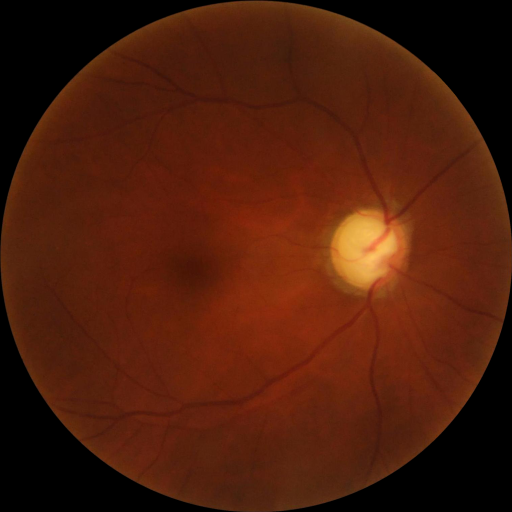
#> input picture assignment/assignment/add_dataset/test/01.png, 512 x 512 px
$ python -i imageSegment.py   (imports and definitions only)   (older library calls are emulated)
#> lines starting #> are read from the running program, lines starting #| are printed output that depends on the picture; after the words box and inside, x2 and y2 are one past the last pixel; in counts of white or black regions, pixels touching at a corner belong together
#> further down, picture is the input picture: shape (512, 512, 3); mean B, G, R 11, 29.5, 77.8
# -*- coding: utf-8 -*-
"""
imageSegment.py

YOUR WORKING FUNCTION

"""
import cv2
import numpy as np
import matplotlib.pyplot as plt
import time


input_dir = 'dataset/test'
output_dir = 'dataset/output'
gt_dir = 'dataset/groundtruth'

# you are allowed to import other Python packages above
##########################

# [4 lines left out: function apply_CLAHE, not called in this run]

def gaussian_blur(img, kernel_size, sigma):
    # Apply Gaussian smoothing
    return cv2.GaussianBlur(img, kernel_size, sigma)

# [94 lines left out: functions compute_gradients, non_maximum_suppression, double_threshold, hysteresis, remove_fundus_outline, sharpening_img, not called in this run]


def segmentImage(img):
    # Inputs
    # img: Input image, a 3D numpy array of row*col*3 in BGR format
    #
    # Output
    # outImg: segmentation image
    #
    #########################################################################
    # ADD YOUR CODE BELOW THIS LINE

    def remove_circle (img) :

        greyScale = cv2.cvtColor(img, cv2.COLOR_BGR2GRAY)
        _, binary_mask = cv2.threshold(greyScale, 1, 255, cv2.THRESH_BINARY+cv2.THRESH_OTSU)

        contours, _ = cv2.findContours(binary_mask, cv2.RETR_EXTERNAL, cv2.CHAIN_APPROX_SIMPLE)
        largest_contour = max(contours, key=cv2.contourArea)

        # Create a mask for the circular region
        mask = np.zeros_like(greyScale)
        cv2.drawContours(mask, [largest_contour], -1, 255, -1)

        # Invert the mask to remove the circular boundary
        inverted_mask = cv2.bitwise_not(mask)

        kernel = np.ones((3, 3), np.uint8)
        inverted_mask = cv2.dilate(inverted_mask, kernel,iterations=1)

        return inverted_mask

    green_channel = cv2.split(cv2.cvtColor(img, cv2.COLOR_BGR2RGB))[1]
    # green_channel = cv2.cvtColor(img, cv2.COLOR_BGR2GRAY)

    clahe = cv2.createCLAHE(clipLimit=2.5, tileGridSize=(8, 8))
    enhanced_img = clahe.apply(green_channel)

    # Apply median blur to reduce noise
    filtered_img = cv2.GaussianBlur(enhanced_img,(5,5),1)

    outImg = cv2.adaptiveThreshold(
        filtered_img,
        maxValue=1,
        adaptiveMethod=cv2.ADAPTIVE_THRESH_GAUSSIAN_C,
        thresholdType=cv2.THRESH_BINARY_INV,
        blockSize=15,
        C=5,
    )
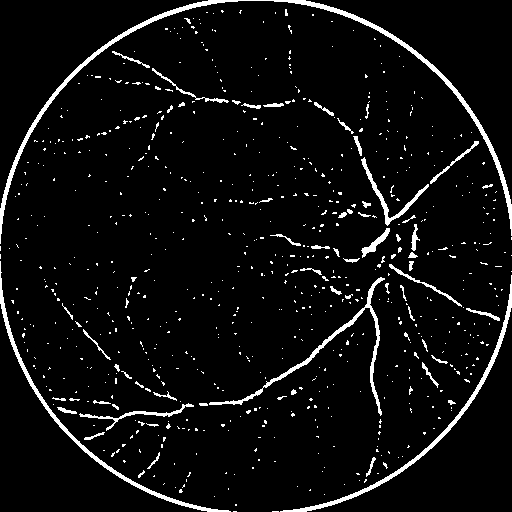
#> outImg: shape (512, 512); values 0 (black) and 1 (white), 5.3% white; 742 white regions (677 under 20 px), largest, box (x1, y1, x2, y2) and area: (0, 0, 512, 244) 3112, (280, 275, 512, 512) 1426, (0, 261, 231, 512) 1383

    # Post-processing to remove small regions
    num_labels, labels, stats, _ = cv2.connectedComponentsWithStats(outImg, connectivity=8)
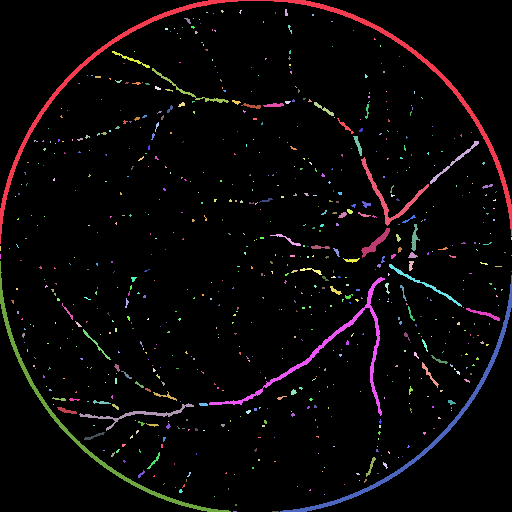
#> labels: shape (512, 512) int32; 743 distinct labels, from 0 to 742; one colour per label, 0 black
#> num_labels = 743; stats = 743 rows, first 6: [0, 0, 512, 512, 248340], [0, 0, 512, 244, 3112], [285, 9, 3, 7, 17], [221, 10, 3, 3, 6], [239, 10, 3, 4, 6], [206, 12, 2, 1, 2]
    min_size = 45
    for i in range(1, num_labels):
        if stats[i, cv2.CC_STAT_AREA] < min_size:
            outImg[labels == i] = 0
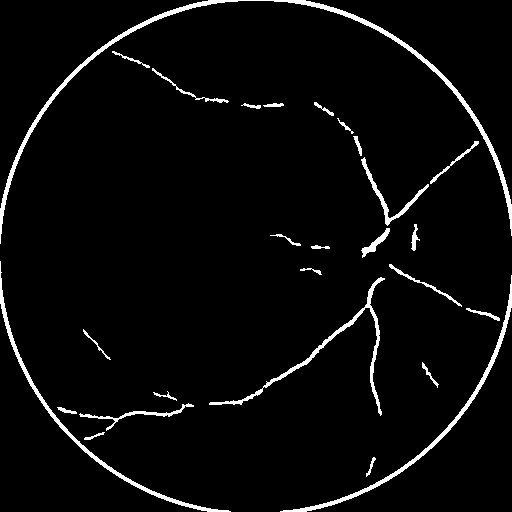
#> outImg: shape (512, 512); values 0 (black) and 1 (white), 3.8% white; 27 white regions, largest, box (x1, y1, x2, y2) and area: (0, 0, 512, 244) 3112, (280, 275, 512, 512) 1426, (0, 261, 231, 512) 1383

    # Remove the circular region
    remove_circle_img = remove_circle(img)
#> in remove_circle, `greyScale = cv2.cvtColor(img, cv2.COLOR_BGR2GRAY)`:
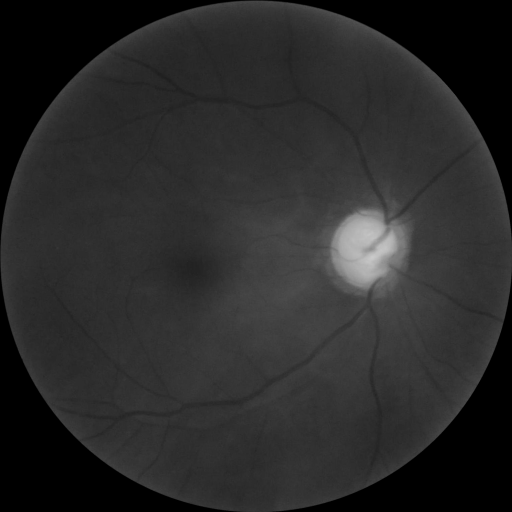
#> greyScale: shape (512, 512); min 0, max 202, mean 41.8
#> in remove_circle, `_, binary_mask = cv2.threshold(greyScale, 1, 255, cv2.THRESH_BINARY+cv..`:
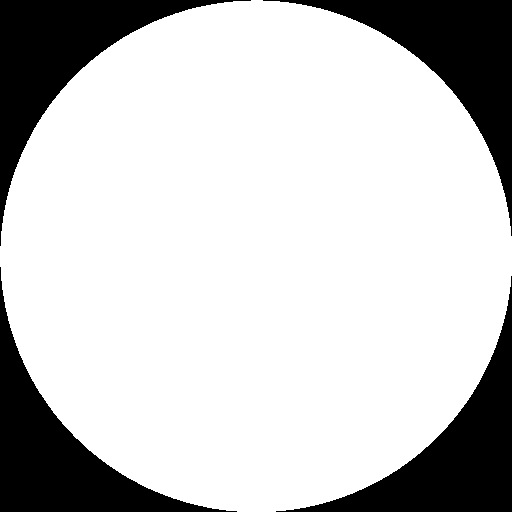
#> binary_mask: shape (512, 512); 78.5% white; 4 black regions
#> in remove_circle, `contours, _ = cv2.findContours(binary_mask, cv2.RETR_EXTERNAL, cv2.CHA..`: contours = 1 contour; box (x1, y1, x2, y2) and area: (0, 0, 512, 512) 205136
#> in remove_circle, `largest_contour = max(contours, key=cv2.contourArea)`: largest_contour = contour of 734 points, box (x1, y1, x2, y2) (0, 0, 512, 512), area 205136
#> in remove_circle, `inverted_mask = cv2.bitwise_not(mask)`: inverted_mask: shape (512, 512); 21.5% white; 4 white regions, box (x1, y1, x2, y2) and area: (0, 0, 251, 246) 14235, (0, 267, 237, 512) 14076, (263, 0, 512, 236) 14058, (276, 276, 512, 512) 13915
#> in remove_circle, `inverted_mask = cv2.dilate(inverted_mask, kernel,iterations=1)`:
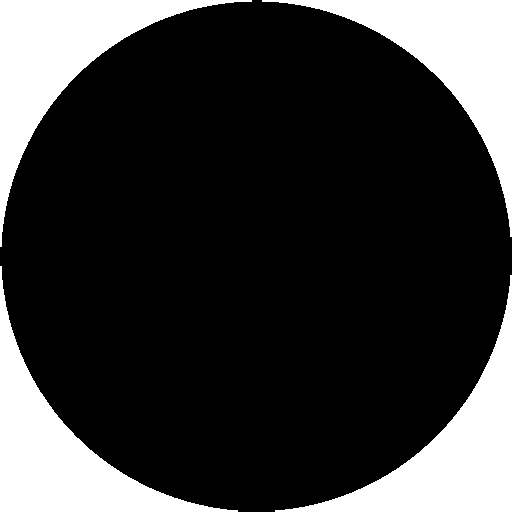
#> inverted_mask: shape (512, 512); 22.2% white; 4 white regions, box (x1, y1, x2, y2) and area: (0, 0, 252, 247) 14733, (0, 266, 238, 512) 14559, (262, 0, 512, 237) 14544, (275, 275, 512, 512) 14388

    outImg = cv2.subtract(outImg, remove_circle_img)
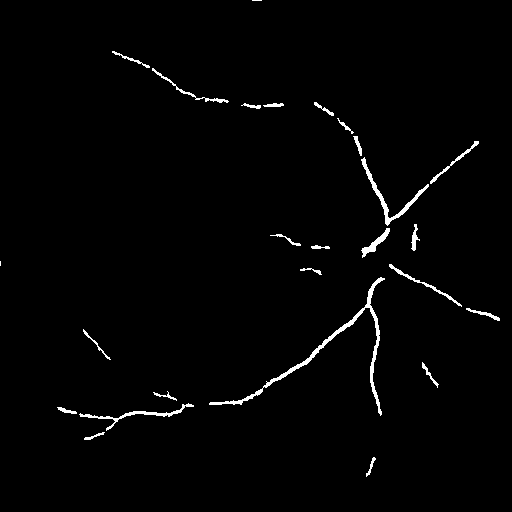
#> outImg: shape (512, 512); values 0 (black) and 1 (white), 1.6% white; 26 white regions (2 under 20 px), largest, box (x1, y1, x2, y2) and area: (209, 277, 385, 416) 1200, (361, 157, 429, 226) 493, (79, 403, 194, 431) 377

    # END OF YOUR CODE
    #########################################################################
    return outImg

>>> import cv2
>>> picture = cv2.imread('add_dataset/test/01.png')
>>> result = segmentImage(picture)

$ run again, on assignment/assignment/add_dataset/test/03.png
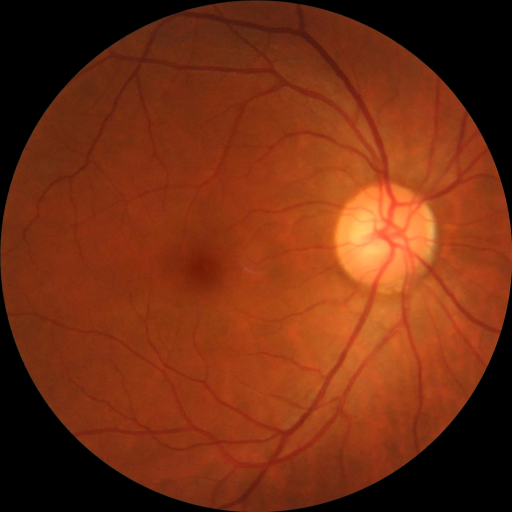
#> input picture assignment/assignment/add_dataset/test/03.png, 512 x 512 px
#> picture is the input picture: shape (512, 512, 3); mean B, G, R 18.2, 46.6, 116.6
#> labels: shape (512, 512) int32; 831 distinct labels, from 0 to 830
#> num_labels = 831; stats = 831 rows, first 6: [0, 0, 512, 512, 233179], [0, 0, 250, 240, 1342], [260, 0, 252, 230, 1333], [255, 7, 1, 2, 2], [297, 7, 7, 23, 83], [216, 9, 6, 5, 10]
#> after the loop in segmentImage, `for i in range(1, num_labels):`:
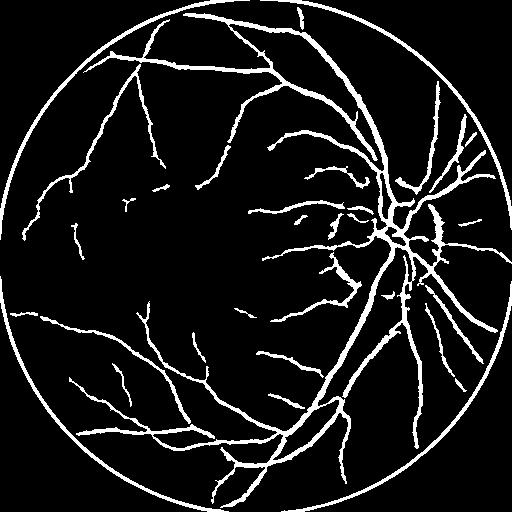
#> outImg: shape (512, 512); values 0 (black) and 1 (white), 9.4% white; 33 white regions, largest, box (x1, y1, x2, y2) and area: (69, 13, 512, 508) 13413, (0, 0, 250, 240) 1342, (260, 0, 512, 230) 1333
#> binary_mask: shape (512, 512); 78.4% white; 39 black regions (34 under 20 px)
#> contours = 1 contour; box (x1, y1, x2, y2) and area: (0, 1, 512, 512) 204923
#> largest_contour = contour of 747 points, box (x1, y1, x2, y2) (0, 1, 512, 512), area 204923
#> mask: shape (512, 512); 78.4% white; 7 black regions (4 under 20 px), largest, box (x1, y1, x2, y2) and area: (0, 0, 512, 248) 28407, (0, 263, 240, 512) 14130, (273, 276, 512, 512) 13954
#> in segmentImage, `outImg = cv2.subtract(outImg, remove_circle_img)`:
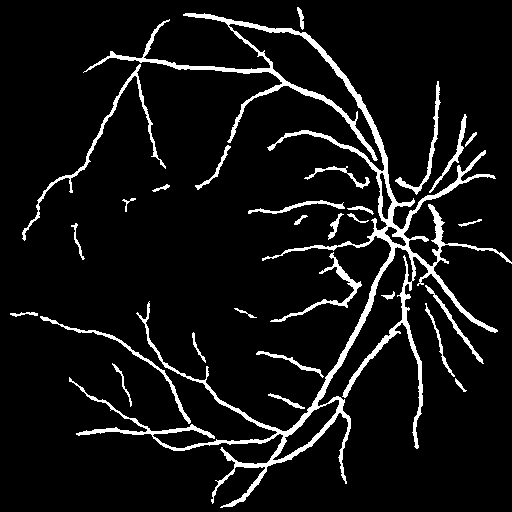
#> outImg: shape (512, 512); values 0 (black) and 1 (white), 7.4% white; 29 white regions, largest, box (x1, y1, x2, y2) and area: (69, 13, 512, 508) 13413, (22, 64, 166, 241) 1016, (270, 252, 362, 322) 626
